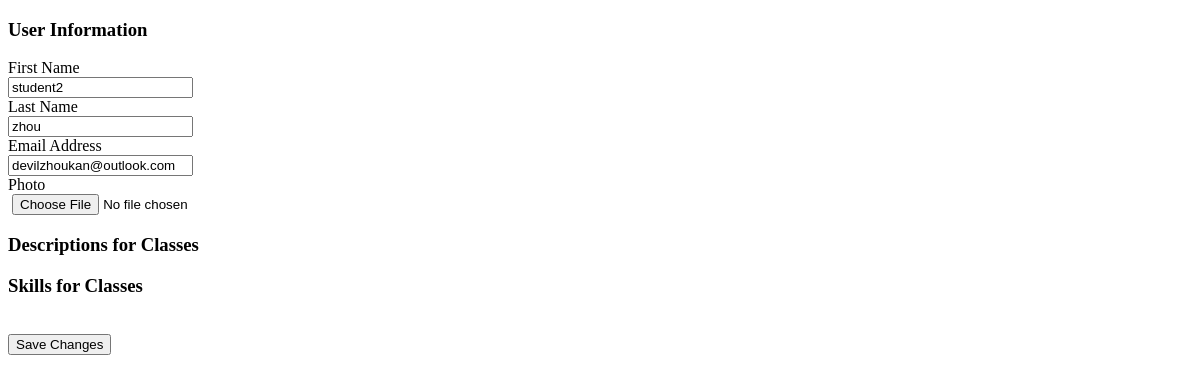
The page /account/edit on the database as committed earlier.
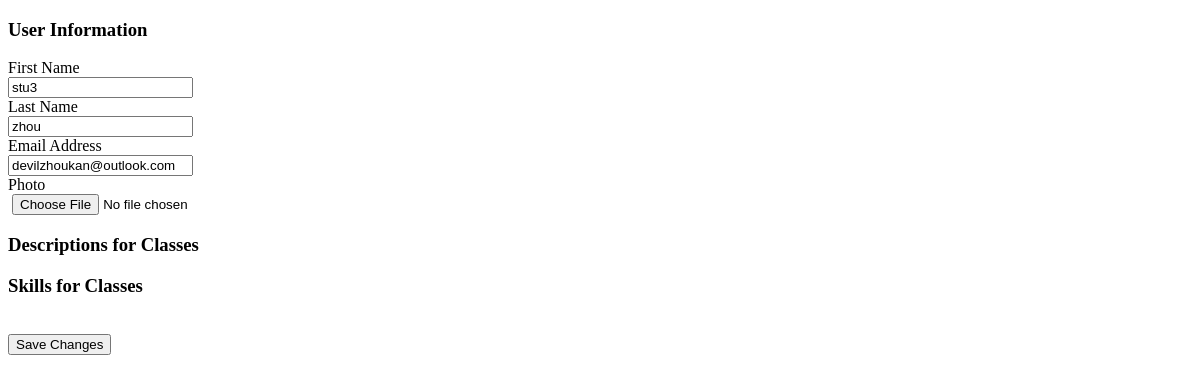
The same page on the database as committed later.
### data/models.py (models this page shows)
class Account(models.Model):
    account_id = models.BigAutoField(primary_key=True)
    first_name = models.CharField(max_length=20)
    last_name = models.CharField(max_length=20)
    email = models.CharField(max_length=50, unique=True)
    password = models.CharField(max_length=30)
    is_instructor = models.BooleanField(default=False)
    photo = models.FileField(default=None, blank=True)

### accountprofile/views.py (the view)
# urls.py: path('edit', views.changProfile, name='profedit'),
def changProfile(request):
    s_ins = getIDInstance()
    list = getAllProfile(s_ins)
    if request.method == 'POST':
        s_ins.first_name = request.POST["newfname"]
        s_ins.last_name = request.POST["newlname"]
        s_ins.email = request.POST["newemail"]
        if (request.POST['newphoto']):
            s_ins.photo = request.POST['newphoto']
        s_ins.save()
        for dc in list[5]:
            dc.description = request.POST["new"+dc.class_instance.class_name]
            dc.save()
        for tc in list[7]:
            tc.label = request.POST["new"+tc.class_instance.class_name]
            tc.save()
        return HttpResponseRedirect('/account')
    else:
        return render(request, 'modify_profile.html', {
            'fname': list[0],
            'lname': list[1],
            'email': list[2],
            'incins': list[3],
            'photo': list[4],
            'desins': list[5],
            'encins': list[6],
            'sins': list[7]
        })

### accountprofile/views.py (called while the page is built)
def getIDInstance():
    return DataModel.Account.objects.all()[2]

def getAllProfile(s_ins):
    fname = s_ins.first_name
    lname = s_ins.last_name
    email = s_ins.email
    is_instructor_of = DataModel.Class.objects.filter(instructor_instance=s_ins)
    photo = s_ins.photo
    descrip_by_class = DataModel.Description.objects.filter(student_instance=s_ins)
    class_enroll = getMyClass(s_ins)
    skill = DataModel.Skill_label.objects.filter(student_instance=s_ins)
    list = [fname, lname, email, is_instructor_of,
            photo, descrip_by_class, class_enroll,
            skill]
    return list

### myclasses/views.py (called while the page is built)
def getMyClass(s_ins):
    classes = DataModel.Relationship.objects.filter(student_instance=s_ins)
    ls = []
    for c in classes:
        ls.append(c.class_instance)
    return ls

### templates/modify_profile.html (shortened to what this page needs)
<!DOCTYPE html>
<html lang="en">
<head>
</head>
<body>
<form method="post">
    <h3>User Information</h3>
    <div>First Name</div><input name="newfname" value="{{ fname }}">
    <div>Last Name</div><input name="newlname" value="{{ lname }}">
    <div>Email Address</div><input name="newemail" value="{{ email }}">
    <div>Photo</div>
    <input type="file" name="newphoto" value="{{ photo }}">
    <h3>Descriptions for Classes</h3>
    <h3>Skills for Classes</h3>
    <br>
    <button type="submit">Save Changes</button>
</form>
</body>
</html>

Rows that differ between the two databases and show on the page:
changed Account "zhou": newfname "student2" → "stu3"
